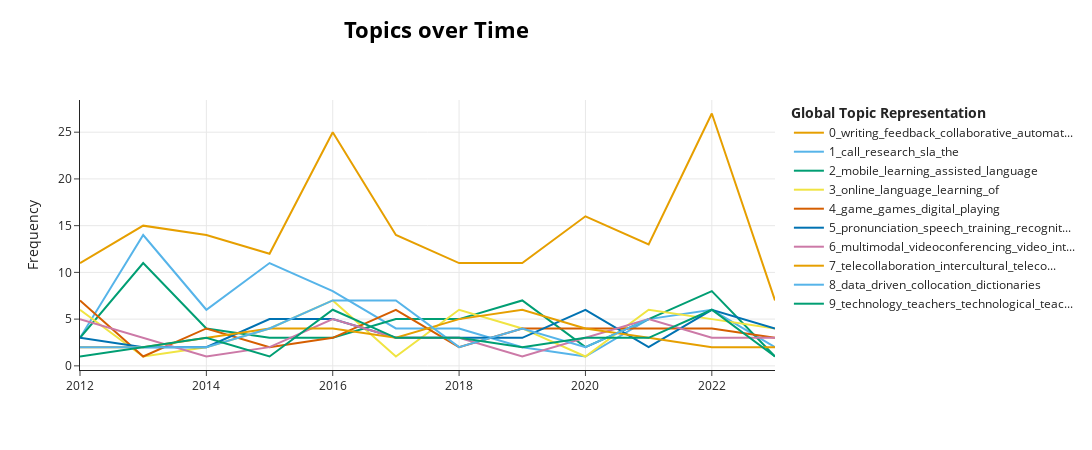

Notebook code for this chart:
### Code cell
model.visualize_topics_over_time(topics_over_time, topics=[0, 1, 2, 3, 4, 5, 6, 7, 8, 9])
#can innclude topics changing topics_over_time TO topics_over_time, topics=[x, y, z, etc.]

### Figure 1 — Plotly figure (JSON) as saved in the notebook; plotly's stock layout.template omitted (floating-point values rounded to 4 significant figures)
{"data": [{"hoverinfo": "text", "hovertext": ["<b>Topic 0</b><br>Words: writing, stance, wikis, collaborative, writers", "<b>Topic 0</b><br>Words: writing, feedback, in, students, collaborative", "<b>Topic 0</b><br>Words: writing, collaborative, feedback, using, wikis", "<b>Topic 0</b><br>Words: writing, efl, computer, feedback, who", "<b>Topic 0</b><br>Words: writing, feedback, automated, of, in", "<b>Topic 0</b><br>Words: writing, collaborative, activities, l2, in", "<b>Topic 0</b><br>Words: writing, automated, feedback, collaborative, of", "<b>Topic 0</b><br>Words: writing, google, efl, docs, automated", "<b>Topic 0</b><br>Words: writing, feedback, on, collaborative, efl", "<b>Topic 0</b><br>Words: writing, corrective, feedback, accuracy, collaborative", "<b>Topic 0</b><br>Words: writing, feedback, automated, students, collaborative", "<b>Topic 0</b><br>Words: writing, machine, review, translation, multiple"], "marker": {"color": "#E69F00"}, "mode": "lines", "name": "0_writing_feedback_collaborative_automat...", "type": "scatter", "x": [2012, 2013, 2014, 2015, 2016, 2017, 2018, 2019, 2020, 2021, 2022, 2023], "y": [11, 15, 14, 12, 25, 14, 11, 11, 16, 13, 27, 7]}, {"hoverinfo": "text", "hovertext": ["<b>Topic 1</b><br>Words: call, lomastv, whiteboards, hegemonies, constructivist", "<b>Topic 1</b><br>Words: call, tracking, sla, the, script", "<b>Topic 1</b><br>Words: call, sla, research, the, liou", "<b>Topic 1</b><br>Words: call, research, competencies, teacher, in", "<b>Topic 1</b><br>Words: call, sla, from, quot, the", "<b>Topic 1</b><br>Words: call, beliefs, design, multilingualism, midwestern", "<b>Topic 1</b><br>Words: call, transparency, 2003, needle, reporting", "<b>Topic 1</b><br>Words: call, research, unearthing, hidden, discussing", "<b>Topic 1</b><br>Words: now, where, we, are, call", "<b>Topic 1</b><br>Words: call, scripted, chatrooms, newly, swedish", "<b>Topic 1</b><br>Words: call, professional, teachers, spread, constructive", "<b>Topic 1</b><br>Words: replication, łodzikowski, 2021, exact, designs"], "marker": {"color": "#56B4E9"}, "mode": "lines", "name": "1_call_research_sla_the", "type": "scatter", "x": [2012, 2013, 2014, 2015, 2016, 2017, 2018, 2019, 2020, 2021, 2022, 2023], "y": [3, 14, 6, 11, 8, 4, 4, 2, 1, 5, 6, 2]}, {"hoverinfo": "text", "hovertext": ["<b>Topic 2</b><br>Words: mobile, platform, learning, 14, glenn", "<b>Topic 2</b><br>Words: mobile, learning, phones, assisted, language", "<b>Topic 2</b><br>Words: mobile, impacting, learning, smartphones, determinants", "<b>Topic 2</b><br>Words: mobile, phone, japan, 2000, engaging", "<b>Topic 2</b><br>Words: mobile, bravely, conjugating, verbs, like", "<b>Topic 2</b><br>Words: mobile, learning, smartphones, assessments, ubiquitous", "<b>Topic 2</b><br>Words: mobile, self, app, learning, quot", "<b>Topic 2</b><br>Words: mobile, learning, vocabulary, assisted, app", "<b>Topic 2</b><br>Words: mobile, assisted, settings, recall, theory", "<b>Topic 2</b><br>Words: mobile, learning, class, self, difference", "<b>Topic 2</b><br>Words: mobile, learning, english, using, assisted", "<b>Topic 2</b><br>Words: release, duolingo, early, public, mobile"], "marker": {"color": "#009E73"}, "mode": "lines", "name": "2_mobile_learning_assisted_language", "type": "scatter", "x": [2012, 2013, 2014, 2015, 2016, 2017, 2018, 2019, 2020, 2021, 2022, 2023], "y": [3, 11, 4, 3, 3, 5, 5, 7, 2, 5, 8, 1]}, {"hoverinfo": "text", "hovertext": ["<b>Topic 3</b><br>Words: online, autonomy, required, subject, challenging", "<b>Topic 3</b><br>Words: emic, informal, complex, understanding, dynamic", "<b>Topic 3</b><br>Words: quot, purposing, reach, deutsche, interaktiv", "<b>Topic 3</b><br>Words: online, face, trained, oile, candidate", "<b>Topic 3</b><br>Words: online, develop, teaching, language, an", "<b>Topic 3</b><br>Words: guide, task, teaching, teachers, online", "<b>Topic 3</b><br>Words: online, analytics, student, courses, program", "<b>Topic 3</b><br>Words: informal, digital, wilds, bronies, riding", "<b>Topic 3</b><br>Words: vision, languages, making, professional, teaching", "<b>Topic 3</b><br>Words: quality, online, mooc, retention, factors", "<b>Topic 3</b><br>Words: online, moocs, accessibility, collective, semi", "<b>Topic 3</b><br>Words: online, mobiles, semiotics, gray, materialist"], "marker": {"color": "#F0E442"}, "mode": "lines", "name": "3_online_language_learning_of", "type": "scatter", "x": [2012, 2013, 2014, 2015, 2016, 2017, 2018, 2019, 2020, 2021, 2022, 2023], "y": [6, 1, 2, 4, 7, 1, 6, 4, 1, 6, 5, 4]}, {"hoverinfo": "text", "hovertext": ["<b>Topic 4</b><br>Words: game, playing, world, warcraft, games", "<b>Topic 4</b><br>Words: play, learn, gaming, culture, to", "<b>Topic 4</b><br>Words: game, digital, games, gaming, food", "<b>Topic 4</b><br>Words: used, game, multiplayer, massively, games", "<b>Topic 4</b><br>Words: game, games, european, skilled, recurrent", "<b>Topic 4</b><br>Words: game, gaming, digital, connectivity, encouraging", "<b>Topic 4</b><br>Words: game, rats, activate, upper, gaming", "<b>Topic 4</b><br>Words: games, game, digital, anime, should", "<b>Topic 4</b><br>Words: game, digital, games, supportive, expressions", "<b>Topic 4</b><br>Words: game, guerrilla, gamers, catalan, fan", "<b>Topic 4</b><br>Words: game, environments, digital, games, dgbll", "<b>Topic 4</b><br>Words: game, phrasal, pc, massively, multiplayer"], "marker": {"color": "#D55E00"}, "mode": "lines", "name": "4_game_games_digital_playing", "type": "scatter", "x": [2012, 2013, 2014, 2015, 2016, 2017, 2018, 2019, 2020, 2021, 2022, 2023], "y": [7, 1, 4, 2, 3, 6, 2, 4, 4, 4, 4, 3]}, {"hoverinfo": "text", "hovertext": ["<b>Topic 5</b><br>Words: pronunciation, memorization, stroke, animation, flashcards", "<b>Topic 5</b><br>Words: selection, mispronunciation, unsupervised, accented, efficient", "<b>Topic 5</b><br>Words: implication, acoustic, pronunciation, spectrographic, tongue", "<b>Topic 5</b><br>Words: pronunciation, speech, recognition, word, japanese", "<b>Topic 5</b><br>Words: pronunciation, training, instruction, duration, capt", "<b>Topic 5</b><br>Words: wrs, speech, pronunciation, word, mispronounced", "<b>Topic 5</b><br>Words: pronunciation, fossilised, podcast, asr, dictation", "<b>Topic 5</b><br>Words: pronunciation, assistants, intelligent, personal, instruction", "<b>Topic 5</b><br>Words: phonological, allophonic, transcription, association, awareness", "<b>Topic 5</b><br>Words: pronunciation, speech, quot, recognition, asr", "<b>Topic 5</b><br>Words: pronunciation, automatic, speech, recognition, conflicting"], "marker": {"color": "#0072B2"}, "mode": "lines", "name": "5_pronunciation_speech_training_recognit...", "type": "scatter", "x": [2012, 2013, 2014, 2015, 2016, 2017, 2019, 2020, 2021, 2022, 2023], "y": [3, 2, 2, 5, 5, 3, 3, 6, 2, 6, 4]}, {"hoverinfo": "text", "hovertext": ["<b>Topic 6</b><br>Words: native, video, multimodal, videoconferencing, videoconferenced", "<b>Topic 6</b><br>Words: multimodal, interactions, webcams, gaze, videoconferencing", "<b>Topic 6</b><br>Words: conferencing, experimental, during, video, corrective", "<b>Topic 6</b><br>Words: multimodality, subversion, sustaining, intersection, multimodal", "<b>Topic 6</b><br>Words: multimodal, videoconferencing, challenges, video, webcam", "<b>Topic 6</b><br>Words: multimodal, transcribing, webcam, sharing, agency", "<b>Topic 6</b><br>Words: multimodal, video, statistically, visualizations, managing", "<b>Topic 6</b><br>Words: rural, provision, regional, networked, videoconferencing", "<b>Topic 6</b><br>Words: videoconferencing, mediating, verbal, multimodal, ensemble", "<b>Topic 6</b><br>Words: multimodal, videoconferencing, via, instructions, inter", "<b>Topic 6</b><br>Words: peers, webconference, oracy, produced, unknown", "<b>Topic 6</b><br>Words: multimodal, locality, film, episodes, documentary"], "marker": {"color": "#CC79A7"}, "mode": "lines", "name": "6_multimodal_videoconferencing_video_int...", "type": "scatter", "x": [2012, 2013, 2014, 2015, 2016, 2017, 2018, 2019, 2020, 2021, 2022, 2023], "y": [5, 3, 1, 2, 5, 3, 3, 1, 3, 5, 3, 3]}, {"hoverinfo": "text", "hovertext": ["<b>Topic 7</b><br>Words: telecollaboration, hegemonic, issues, power, dialogue", "<b>Topic 7</b><br>Words: telecollaboration, gaps, filling, sino, telecollaborative", "<b>Topic 7</b><br>Words: telecollaboration, service, cross, telecollaborate, keypal", "<b>Topic 7</b><br>Words: telecollaboration, pedagogical, telecollaborative, matching, all", "<b>Topic 7</b><br>Words: telecollaboration, lingua, franca, mediator, methodological", "<b>Topic 7</b><br>Words: telecollaboration, intercultural, telecollaborative, practice, 2010", "<b>Topic 7</b><br>Words: telecollaboration, intercultural, competence, telecollaborative, background", "<b>Topic 7</b><br>Words: telecollaboration, intercultural, successful, usa, prospective", "<b>Topic 7</b><br>Words: telecollaborative, telecollaboration, intercultural, american, identities", "<b>Topic 7</b><br>Words: telecollaboration, 56, multinational, 2010, methodologies", "<b>Topic 7</b><br>Words: telecollaboration, kuwaiti, competences, telecollaborative, raising"], "marker": {"color": "#E69F00"}, "mode": "lines", "name": "7_telecollaboration_intercultural_teleco...", "type": "scatter", "x": [2012, 2013, 2015, 2016, 2017, 2018, 2019, 2020, 2021, 2022, 2023], "y": [2, 2, 4, 4, 3, 5, 6, 4, 3, 2, 2]}, {"hoverinfo": "text", "hovertext": ["<b>Topic 8</b><br>Words: product, exploiting, phraseological, letters, prototype", "<b>Topic 8</b><br>Words: driven, data, induction, discovering, guided", "<b>Topic 8</b><br>Words: dictionaries, collocations, symmetrical, asymmetrical, concordancing", "<b>Topic 8</b><br>Words: driven, data, collocations, collocation, for", "<b>Topic 8</b><br>Words: data, driven, dictionaries, concordance, limits", "<b>Topic 8</b><br>Words: unlearning, overgenerated, driven, data, comprehend", "<b>Topic 8</b><br>Words: driven, data, dictionaries, query, deductive", "<b>Topic 8</b><br>Words: ambiguity, tolerance, below, bundles, c1", "<b>Topic 8</b><br>Words: collocation, data, driven, query, identifying"], "marker": {"color": "#56B4E9"}, "mode": "lines", "name": "8_data_driven_collocation_dictionaries", "type": "scatter", "x": [2012, 2014, 2015, 2016, 2017, 2018, 2019, 2020, 2021], "y": [2, 2, 4, 7, 7, 2, 4, 2, 5]}, {"hoverinfo": "text", "hovertext": ["<b>Topic 9</b><br>Words: tesol, building, education, skills, teacher", "<b>Topic 9</b><br>Words: imperative, technological, taught, computers, teaching", "<b>Topic 9</b><br>Words: technology, encouragement, inspiration, barriers, ideas", "<b>Topic 9</b><br>Words: mindsets, personal, life, technology, teachers", "<b>Topic 9</b><br>Words: technological, pedagogical, content, technology, knowledge", "<b>Topic 9</b><br>Words: survey, teachers, pedagogical, technological, tpack", "<b>Topic 9</b><br>Words: technology, technological, fosters, question, perceives", "<b>Topic 9</b><br>Words: technology, discourses, bigger, picture, states", "<b>Topic 9</b><br>Words: technology, poland, portugal, ict, turkey", "<b>Topic 9</b><br>Words: teachers, iot, continuance, toys, authoring", "<b>Topic 9</b><br>Words: technology, adoption, teachers, tpack, educational", "<b>Topic 9</b><br>Words: signature, defining, principles, pedagogy, its"], "marker": {"color": "#009E73"}, "mode": "lines", "name": "9_technology_teachers_technological_teac...", "type": "scatter", "x": [2012, 2013, 2014, 2015, 2016, 2017, 2018, 2019, 2020, 2021, 2022, 2023], "y": [1, 2, 3, 1, 6, 3, 3, 2, 3, 3, 6, 1]}], "layout": {"height": 450, "hoverlabel": {"bgcolor": "white", "font": {"family": "Rockwell", "size": 16}}, "legend": {"title": {"text": "<b>Global Topic Representation"}}, "title": {"font": {"color": "Black", "size": 22}, "text": "<b>Topics over Time</b>", "x": 0.4, "xanchor": "center", "y": 0.95, "yanchor": "top"}, "width": 1250, "xaxis": {"showgrid": true}, "yaxis": {"showgrid": true, "title": {"text": "Frequency"}}}}
